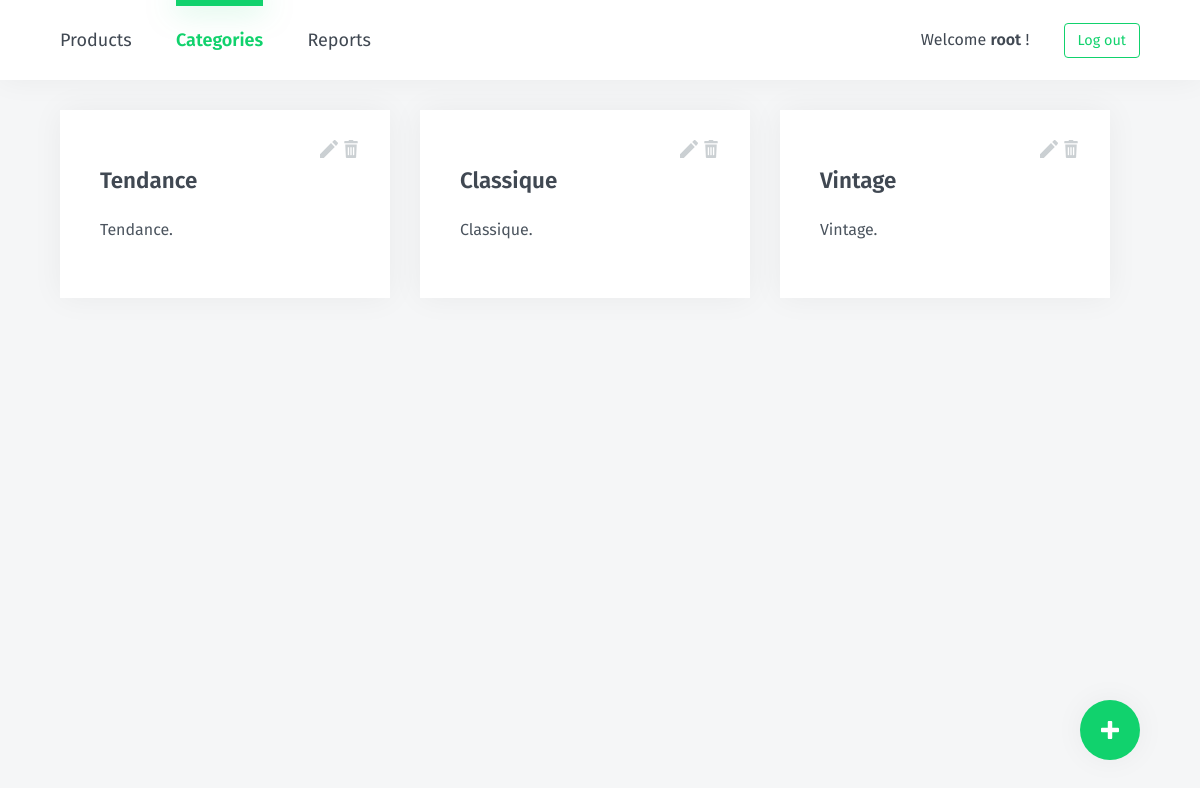
Page /categories (signed in) on the committed database.
### tables this page shows
CREATE TABLE `categories` (
  `id` int(11) NOT NULL,
  `title` varchar(100) NOT NULL,
  `description` mediumtext NOT NULL,
  `date` datetime NOT NULL DEFAULT CURRENT_TIMESTAMP
);

### views/pages/categories.php (called while the page is built, shortened)
<?php
    switch ($url[1]) {
        case '':
            $page_action = 'list';
            break;
    }
    include("includes/handle_categories_$page_action.php");
    include('views/partials/header.php');
    include("views/pages/categories_$page_action.php");
    include('views/partials/footer.php');

### includes/handle_categories_list.php (called while the page is built)
<?php
    $categories = $db->query('SELECT * FROM categories')->fetchAll();
?>

### includes/functions.php (called while the page is built, shortened)
<?php
    function excerpt($text) {
        $text = trim($text);
        $text_length = strlen($text);
        return $text;
    }

### views/pages/categories_list.php (the view, shortened to what this page needs)
<section class="grid-category card">
    <?php foreach ($categories as $category): ?>
    <article class="category">
        <h2 class="category-title"> <?= $category->title ?> </h2>
        <p class="category-description"> <?= excerpt($category->description) ?> </p>
        <div class="category-btn">
            <a href="<?= URL ?>categories/edit/<?= $category->id ?>" class="item-edit">
                <svg class="item-btn-icon" viewBox="0 0 459 459">
                    <path d="M0 362.1V459h96.9l280.5-283.05 -96.9-96.9L0 362.1zM451.35 102c10.2-10.2 10.2-25.5 0-35.7L392.7 7.649c-10.2-10.2-25.5-10.2-35.7 0l-45.9 45.9 96.9 96.9L451.35 102z"/>
                </svg>
            </a>
            <a href="<?= URL ?>categories/delete/<?= $category->id ?>" class="item-delete">
            </a>
        </div>
    </article>
    <?php endforeach; ?>
</section>
<div class="submit add">
    <a href="<?= URL ?>categories/add">
        <svg class="submit-icon"viewBox="0 0 12.5 12.5"><path d="M11.8,4.7h-4V.7A.68.68,0,0,0,7.1,0H5.4a.68.68,0,0,0-.7.7v4H.7a.68.68,0,0,0-.7.7V7.1a.68.68,0,0,0,.7.7h4v4a.68.68,0,0,0,.7.7H7.1a.68.68,0,0,0,.7-.7v-4h4a.68.68,0,0,0,.7-.7V5.4A.75.75,0,0,0,11.8,4.7Z"/></svg>
    </a>
</div>

### rows in the picture
categories: title "Tendance", description "Tendance."
categories: title "Classique", description "Classique."
categories: title "Vintage", description "Vintage."

### other values in the picture
$_SESSION['user'] "root"
